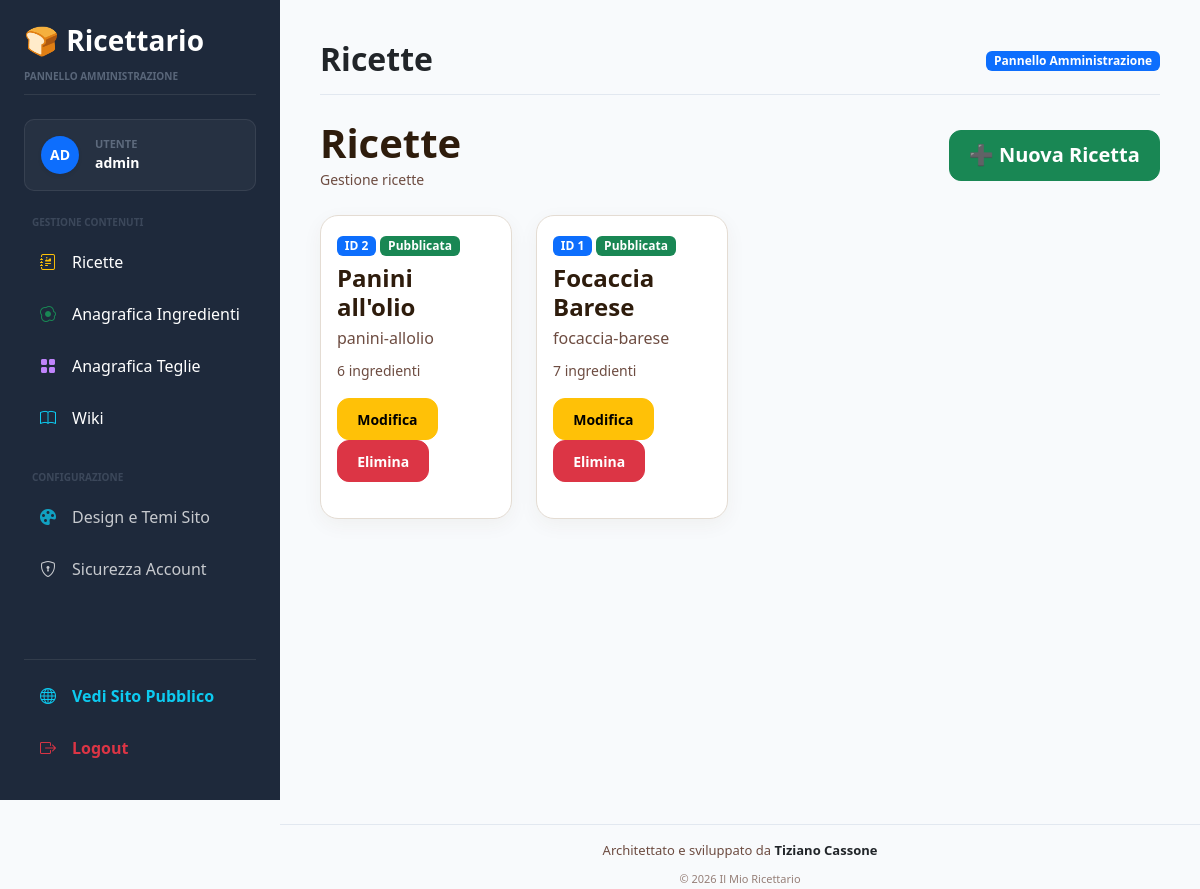
/admin/recipes (signed in), run on the app's committed database.
### models/user.py (models this page shows, shortened)
class User(UserMixin, db.Model):
    __tablename__ = "users"
    id = db.Column(
        db.Integer,
        primary_key=True
    )
    username = db.Column(
        db.String(100),
        unique=True,
        nullable=False
    )
    password_hash = db.Column(
        db.String(255),
        nullable=False
    )
    is_admin = db.Column(
        db.Boolean,
        default=False
    )

### models/recipe.py (models this page shows, shortened)
class Recipe(db.Model):
    __tablename__ = "recipes"
    id = db.Column(
        db.Integer,
        primary_key=True
    )
    name = db.Column(
        db.String(255),
        nullable=False
    )
    slug = db.Column(
        db.String(255),
        unique=True,
        nullable=False
    )
    badge_text = db.Column(
        db.String(100),
        nullable=True,
        default="Antica Formula Bilanciata"
    )
    description = db.Column(
        db.Text
    )
    instructions = db.Column(
        db.Text
    )
    image_id = db.Column(
        db.Integer,
        db.ForeignKey(
            "master_images.id",
            ondelete="SET NULL"
        ),
        nullable=True
    )
    icon = db.Column(
        db.String(50),
        nullable=False,
        default="bi-journal-text"
    )
    is_published = db.Column(
        db.Boolean,
        default=True
    )
    temp_chiusura = db.Column(
        db.Float,
        nullable=True,
        default=24.0
    )
    tempo_autolisi = db.Column(
        db.Integer,
        nullable=True,
        default=0
    )
    tempo_puntata = db.Column(
        db.Integer,
        nullable=True,
        default=120
    )
    tempo_appretto = db.Column(
        db.Integer,
        nullable=True,
        default=60
    )
    show_chiusura = db.Column(
        db.Boolean,
        default=True
    )
    show_autolysis = db.Column(
        db.Boolean,
        default=True
    )
    show_puntata = db.Column(
        db.Boolean,
        default=True
    )
    puntata_fino_al_raddoppio = db.Column(
        db.Boolean,
        default=False
    )
    show_appretto = db.Column(
        db.Boolean,
        default=True
    )
    fermentation_type = db.Column(
        db.String(50),
        nullable=False,
        default="diretto"
    )
    preferment_instructions = db.Column(
        db.Text,
        nullable=True
    )
    yeast_ratio = db.Column(
        db.Float,
        nullable=False,
        default=3.0
    )
    yeast_fresh_saved = db.Column(
        db.Float,
        nullable=True,
        default=3.0
    )
    yeast_dry_saved = db.Column(
        db.Float,
        nullable=True,
        default=1.0
    )
    created_at = db.Column(
        db.DateTime,
        default=datetime.utcnow
    )
    updated_at = db.Column(
        db.DateTime,
        default=datetime.utcnow,
        onupdate=datetime.utcnow
    )
    ingredients = db.relationship(
        "RecipeIngredient",
        backref="recipe",
        cascade="all, delete-orphan",
        lazy=True,
        order_by="RecipeIngredient.sort_order"
    )
    features = db.relationship(
        "RecipeFeature",
        backref="recipe",
        cascade="all, delete-orphan",
        lazy=True
    )
    featured_image = db.relationship(
    "MasterImage",
    foreign_keys=[image_id],
    lazy="joined",
    back_populates="recipes"
    )
    pans = db.relationship(
        "MasterBakeryPan",
        secondary=recipe_pans,
        lazy="subquery",
        backref=db.backref("recipes", lazy=True)
    )
    def ingredient_count(self):
        return len(self.ingredients)

### routes/admin.py (the view)
@admin_bp.route("/recipes")
@login_required
def recipes():
    recipes = Recipe.query.order_by(
        Recipe.id.desc()
    ).all()
    return render_template(
        "admin/recipes.html",
        recipes=recipes
    )

### app.py (called while the page is built)
@login_manager.user_loader
def load_user(user_id):
    return db.session.get(
        User,
        int(user_id)
    )

@app.context_processor
def inject_global_settings():
    setting_record = Setting.query.order_by(Setting.id.desc()).first()
    return dict(
        settings_data=setting_record
    )

### templates/admin/recipes.html (shortened to what this page needs)
{% extends "base.html" %}
{% block page_title %}
Ricette
{% endblock %}
{% block content %}
<div class="d-flex justify-content-between align-items-center mb-4">
<div>
    <h1 class="fw-bold mb-0">
        Ricette
    </h1>
    <small class="text-muted">
        Gestione ricette
    </small>
</div>
<a href="/admin/recipes/new"
   class="btn btn-success btn-lg">
    ➕ Nuova Ricetta
</a>
</div>
{% if recipes %}
<div class="row">
{% for recipe in recipes %}
<div class="col-xl-3 col-lg-4 mb-4">
    <div class="card recipe-card h-100">
        <div class="card-body">
            <div class="mb-2">
                <span class="badge bg-primary">
                    ID {{ recipe.id }}
                </span>
                {% if recipe.is_published %}
                <span class="badge bg-success">
                    Pubblicata
                </span>
                {% else %}
                <span class="badge bg-secondary">
                    Bozza
                </span>
                {% endif %}
            </div>
            <h4 class="mb-1">
                {{ recipe.name }}
            </h4>
            <div class="text-muted mb-2">
                {{ recipe.slug }}
            </div>
            <small class="text-muted">
                {{ recipe.ingredient_count() }} ingredienti
            </small>
            <div class="mt-3">
                <a href="/admin/recipe/edit/{{ recipe.id }}"
                   class="btn btn-warning btn-sm">
                    Modifica
                </a>
                <a href="/admin/recipes/delete/{{ recipe.id }}"
                   class="btn btn-danger btn-sm"
                   onclick="return confirm('Eliminare la ricetta?');">
                    Elimina
                </a>
            </div>
        </div>
    </div>
</div>
{% endfor %}
</div>
{% endif %}
{% endblock %}

### templates/base.html (shortened to what this page needs)
<!DOCTYPE html>
<html lang="it">
<head>
    <link href="https://cdn.jsdelivr.net/npm/bootstrap@5.3.0/dist/css/bootstrap.min.css" rel="stylesheet">
    <link href="https://cdn.quilljs.com/1.3.6/quill.snow.css" rel="stylesheet">
    <link rel="stylesheet" href="{{ url_for('static', filename='css/admin.css') }}">
    <link rel="stylesheet" href="https://cdn.jsdelivr.net/npm/bootstrap-icons@1.11.3/font/bootstrap-icons.min.css">
</head>
<body class="{% if not request.path.startswith('/admin') and settings_data %}{{ settings_data.theme_active }}{% endif %}">
{% if current_user.is_authenticated and request.path.startswith('/admin') %}
    <div class="sidebar d-flex flex-column justify-content-between p-4"
         style="width: 280px; position: fixed; height: 100vh; background: #1e293b; color: #fff; z-index: 1000;">
        <div>
            <div class="mb-4 pb-2 border-bottom border-secondary border-opacity-25">
                <h3 class="mb-1 text-white fw-bold">🍞 Ricettario</h3>
                <small class="text-uppercase tracking-wider fw-semibold opacity-50" style="font-size: 10px; color: #94a3b8;">Pannello Amministrazione</small>
            </div>
            <div class="mb-4 p-3 d-flex align-items-center gap-3" style="background: rgba(255, 255, 255, 0.04); border: 1px solid rgba(255, 255, 255, 0.08); border-radius: 10px;">
                <div class="bg-primary rounded-circle d-flex align-items-center justify-content-center text-white fw-bold shadow-sm" style="width: 38px; height: 38px; font-size: 14px;">
                    {{ current_user.username[:2].upper() }}
                </div>
                <div>
                    <div style="font-size: 11px; color: #94a3b8;" class="text-uppercase fw-bold opacity-50">Utente</div>
                    <div class="fw-bold text-white small">{{ current_user.username }}</div>
                </div>
            </div>
            <div class="nav flex-column gap-1 mb-4">
                <span class="text-uppercase tracking-wider fw-bold px-2 mb-2 opacity-25" style="font-size: 10px; color: #94a3b8;">Gestione Contenuti</span>
                <a href="{{ url_for('admin.recipes') }}" class="nav-link text-white rounded px-3 py-2 d-flex align-items-center gap-3 hover-sidebar">
                    <i class="bi bi-journal-richtext text-warning"></i><span>Ricette</span>
                </a>
                <a href="{{ url_for('admin.master_ingredients_view') }}" class="nav-link text-white rounded px-3 py-2 d-flex align-items-center gap-3 hover-sidebar">
                    <i class="bi bi-egg-fried text-success"></i><span>Anagrafica Ingredienti</span>
                </a>
                <a href="{{ url_for('admin.master_pans_view') }}" class="nav-link text-white rounded px-3 py-2 d-flex align-items-center gap-3 hover-sidebar">
                    <i class="bi bi-grid-fill text-purple" style="color: #c084fc !important;"></i><span>Anagrafica Teglie</span>
                </a>
                <a href="{{ url_for('admin.wiki_list') }}" class="nav-link text-white rounded px-3 py-2 d-flex align-items-center gap-3 hover-sidebar">
                    <i class="bi bi-book text-info"></i><span>Wiki</span>
                </a>
            </div>
            <div class="nav flex-column gap-1">
                <span class="text-uppercase tracking-wider fw-bold px-2 mb-2 opacity-25" style="font-size: 10px; color: #94a3b8;">Configurazione</span>
                <a href="{{ url_for('admin.settings_theme') }}" class="nav-link text-white rounded px-3 py-2 d-flex align-items-center gap-3 opacity-75 hover-sidebar">
                    <i class="bi bi-palette-fill text-info"></i><span>Design e Temi Sito</span>
                </a>
                <a href="{{ url_for('admin.change_password') }}" class="nav-link text-white rounded px-3 py-2 d-flex align-items-center gap-3 opacity-75 hover-sidebar">
                    <i class="bi bi-shield-lock"></i><span>Sicurezza Account</span>
                </a>
            </div>
        </div>
        <div class="pt-3 border-top border-secondary border-opacity-25 nav flex-column gap-1">
            <a href="{{ url_for('recipes.list_recipes') }}" target="_blank" class="nav-link text-info rounded px-3 py-2 d-flex align-items-center gap-3 hover-sidebar fw-semibold small">
                <i class="bi bi-globe"></i><span>Vedi Sito Pubblico</span>
            </a>
            <a href="{{ url_for('admin.logout') }}" class="nav-link text-danger rounded px-3 py-2 d-flex align-items-center gap-3 hover-sidebar fw-semibold small">
                <i class="bi bi-box-arrow-right"></i><span>Logout</span>
            </a>
        </div>
    </div>
    <div class="main-content" style="margin-left: 280px; padding: 40px; min-height: 100vh; background: #f8fafc;">
        <div class="d-flex justify-content-between align-items-center mb-4 pb-3 border-bottom" style="border-color: #e2e8f0 !important;">
            <div><h2 class="fw-bold text-dark mb-0">{% block page_title %}{% endblock %}</h2></div>
            <div><span class="badge bg-primary px-3 py-2">Pannello Amministrazione</span></div>
        </div>
{% elif current_user.is_authenticated and not request.path.startswith('/admin') %}
    <div class="container py-3">
{% else %}
    <div class="container py-4">
{% endif %}
    {% block content %}
    {% endblock %}
</div>
{% if current_user.is_authenticated and request.path.startswith('/admin') %}
    <div class="container-fluid mt-4 text-center text-muted pt-3 border-top" style="border-color: #e2e8f0 !important; margin-left: 280px; max-width: calc(100% - 280px);">
        <div class="mb-1" style="font-size: 13px;">Architettato e sviluppato da <strong class="text-dark">Tiziano Cassone</strong></div>
        <small style="font-size: 11px; opacity: 0.7;">© 2026 Il Mio Ricettario</small>
    </div>
{% endif %}
</body>
</html>

### static/css/admin.css (style rules this page uses)
body { background: #f4f1ea; font-family: 'Segoe UI', Arial, sans-serif; color: #3e2723; }
.sidebar { position: fixed; top: 0; left: 0; width: 260px; height: 100vh; background: #2e1c0c; color: white; padding: 20px; }
.sidebar h3 { margin-bottom: 10px; font-weight: 700; color: #f59e0b; }
.sidebar a { display: block; color: #e5e7eb; text-decoration: none; padding: 12px; border-radius: 10px; margin-bottom: 8px; transition: .2s; }
.main-content { margin-left: 280px; padding: 40px; }
.card { border: 1px solid #e4dcd3 !important; border-radius: 18px; box-shadow: 0 6px 20px rgba(74, 50, 26, 0.05); background-color: #fdfbf9; overflow: hidden; }
.recipe-card { background: white; margin-bottom: 20px; }
.text-muted { color: #6d4c41 !important; font-weight: 500; }
.btn { border-radius: 12px; padding: 0.6rem 1.2rem; font-weight: 600; transition: all 0.2s ease-in-out; }
h1, h2, h3, h4, h5 { font-weight: 700; color: #2e1c0c; }

### templates/base.html (style rules this page uses)
body { background-color: #f8fafc !important; color: #1e293b !important; }
span[class*="badge"], .badge, span[style*="background-color"][style*="color"] { display: inline-flex !important; align-items: center !important; justify-content: center !important; text-align: center !important; vertical-align: middle !important; padding: 0.35em 0.65em !important; font-weight: 700 !important; line-height: 1 !important; border-radius: 6px !important; }
.hover-sidebar { transition: all 0.2s ease-in-out; }

### data on the page
User: username "AD", username "admin"
Recipe: id "2", is_published "Pubblicata", name "Panini all'olio", slug "panini-allolio", ingredient_count "6"
Recipe: id "1", is_published "Pubblicata", name "Focaccia Barese", slug "focaccia-barese", ingredient_count "7"
